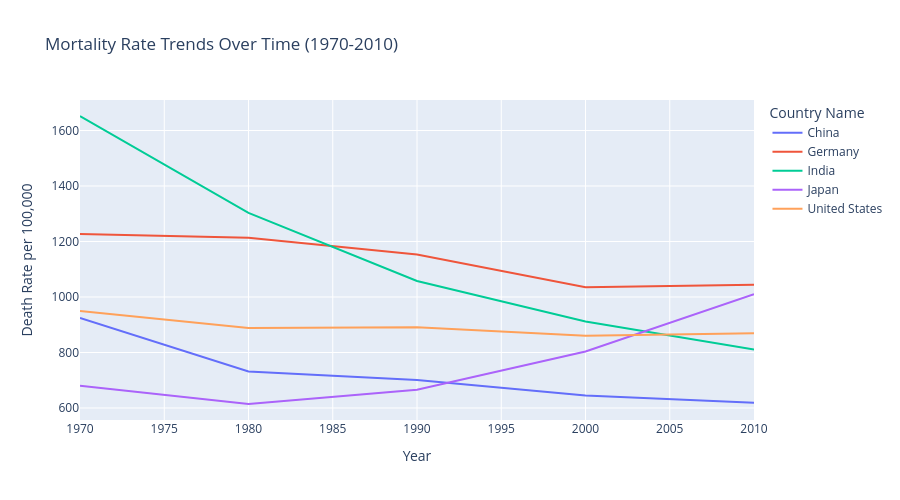

The notebook cell saved with this chart:
### Code cell
# Mortality Rate Trends Over Time
fig = px.line(filtered_df, x='Year', y='Death Rate Per 100,000', 
              color='Country Name', title='Mortality Rate Trends Over Time (1970-2010)',
              labels={'Death Rate Per 100,000': 'Death Rate per 100,000'})
fig.update_layout(height=500)
fig.show()

### Figure 1 — Plotly figure (JSON) as saved in the notebook; plotly's stock layout.template omitted (floating-point values rounded to 4 significant figures)
{"data": [{"hovertemplate": "Country Name=China<br>Year=%{x}<br>Death Rate per 100,000=%{y}<extra></extra>", "legendgroup": "China", "line": {"color": "#636efa", "dash": "solid"}, "marker": {"symbol": "circle"}, "mode": "lines", "name": "China", "orientation": "v", "showlegend": true, "type": "scatter", "x": [1970, 1980, 1990, 2000, 2010], "xaxis": "x", "y": [924.6, 731.7, 700.6, 644.7, 618.8], "yaxis": "y"}, {"hovertemplate": "Country Name=Germany<br>Year=%{x}<br>Death Rate per 100,000=%{y}<extra></extra>", "legendgroup": "Germany", "line": {"color": "#EF553B", "dash": "solid"}, "marker": {"symbol": "circle"}, "mode": "lines", "name": "Germany", "orientation": "v", "showlegend": true, "type": "scatter", "x": [1970, 1980, 1990, 2000, 2010], "xaxis": "x", "y": [1227.0, 1213.0, 1153.0, 1035.0, 1044.0], "yaxis": "y"}, {"hovertemplate": "Country Name=India<br>Year=%{x}<br>Death Rate per 100,000=%{y}<extra></extra>", "legendgroup": "India", "line": {"color": "#00cc96", "dash": "solid"}, "marker": {"symbol": "circle"}, "mode": "lines", "name": "India", "orientation": "v", "showlegend": true, "type": "scatter", "x": [1970, 1980, 1990, 2000, 2010], "xaxis": "x", "y": [1652.0, 1303.0, 1058.0, 911.7, 811.2], "yaxis": "y"}, {"hovertemplate": "Country Name=Japan<br>Year=%{x}<br>Death Rate per 100,000=%{y}<extra></extra>", "legendgroup": "Japan", "line": {"color": "#ab63fa", "dash": "solid"}, "marker": {"symbol": "circle"}, "mode": "lines", "name": "Japan", "orientation": "v", "showlegend": true, "type": "scatter", "x": [1970, 1980, 1990, 2000, 2010], "xaxis": "x", "y": [680.4, 614.4, 665.9, 803.7, 1010.0], "yaxis": "y"}, {"hovertemplate": "Country Name=United States<br>Year=%{x}<br>Death Rate per 100,000=%{y}<extra></extra>", "legendgroup": "United States", "line": {"color": "#FFA15A", "dash": "solid"}, "marker": {"symbol": "circle"}, "mode": "lines", "name": "United States", "orientation": "v", "showlegend": true, "type": "scatter", "x": [1970, 1980, 1990, 2000, 2010], "xaxis": "x", "y": [949.6, 887.9, 891.4, 860.5, 869.2], "yaxis": "y"}], "layout": {"height": 500, "legend": {"title": {"text": "Country Name"}, "tracegroupgap": 0}, "title": {"text": "Mortality Rate Trends Over Time (1970-2010)"}, "xaxis": {"anchor": "y", "domain": [0, 1], "title": {"text": "Year"}}, "yaxis": {"anchor": "x", "domain": [0, 1], "title": {"text": "Death Rate per 100,000"}}}}
